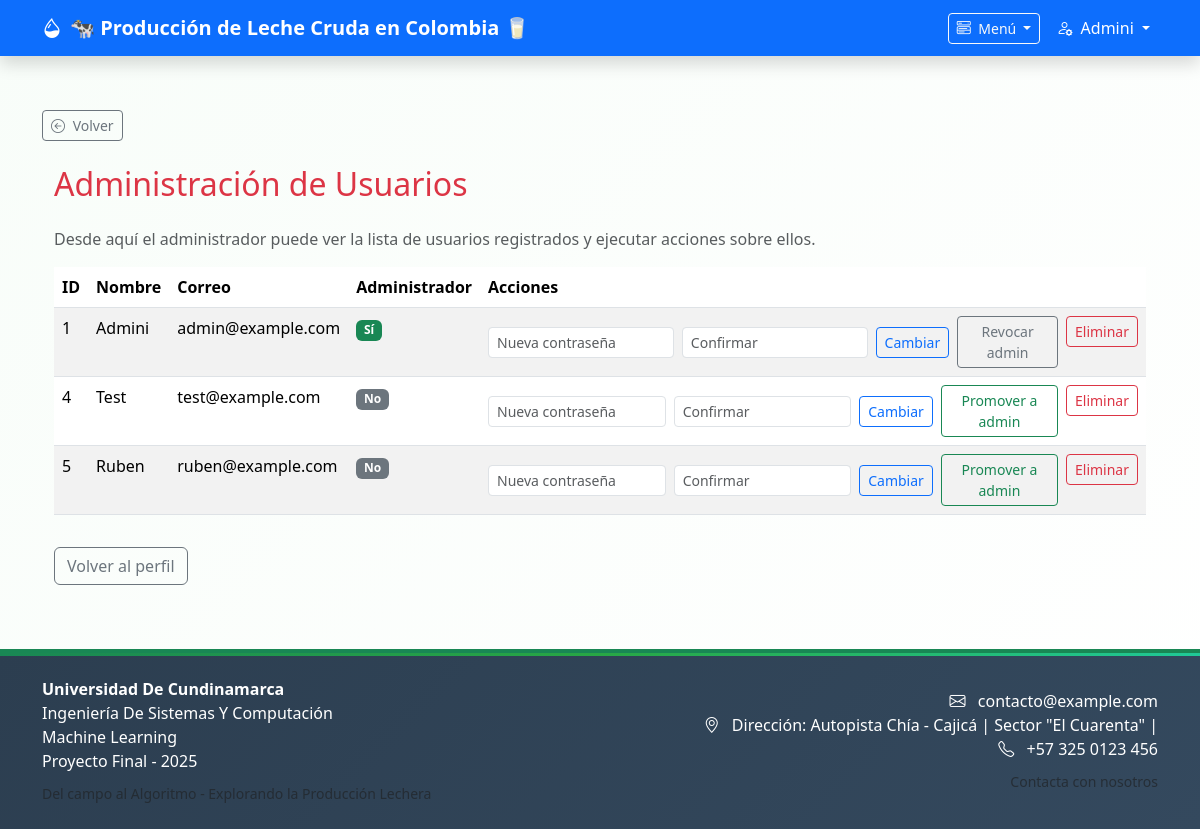
/admin/users (signed in), run on the app's committed database.
### models.py (models this page shows, shortened)
class User(db.Model, UserMixin):
    __tablename__ = 'blog_user'
    """Modelo de usuario.

    Campos principales: id, name, email, password, is_admin.
    Métodos: set_password, check_password, save, y selectores estáticos.
    """
    id = db.Column(db.Integer, primary_key=True)
    name = db.Column(db.String(80), nullable=False)
    email = db.Column(db.String(256), unique=True, nullable=False)
    password = db.Column(db.String(128), nullable=False)
    is_admin = db.Column(db.Boolean, default=False)
    def set_password(self, password):
        """Hashea y almacena la contraseña provista.

        Nota: utiliza `werkzeug.security.generate_password_hash`.
        """
        self.password = generate_password_hash(password)
    def check_password(self, password):
        """Comprueba que `password` coincida con el hash almacenado.

        Devuelve True si coinciden, False en caso contrario.
        """
        return check_password_hash(self.password, password)
    def save(self):
        """Guarda (insert/commit) el objeto en la base de datos.

        Añade el objeto a la sesión si es nuevo y realiza commit. No
        devuelve valor; si falla lanzará excepción del ORM.
        """
        if not self.id:
            db.session.add(self)
        db.session.commit()

### perfil.py (the view)
@perfil_bp.route('/admin/users')
@login_required
def admin_users():
    if not (current_user.email == 'admin@example.com' or getattr(current_user, 'is_admin', False)):
        flash('No tienes permiso para acceder a la administración.', 'danger')
        return redirect(url_for('perfil.perfil'))
    users = User.query.order_by(User.id.asc()).all()
    return render_template('admin_users.html', users=users)

### app.py (called while the page is built, shortened)
@login_manager.user_loader
def load_user(user_id):
    return User.query.get(int(user_id))

@app.before_request
def session_timeout_handler():
    try:
        if 'usuario' not in session and not current_user.is_authenticated:
            return None
    except Exception:
        return None
    last = session.get('last_activity')
    now_ts = datetime.utcnow().timestamp()
    if last:
        elapsed = now_ts - float(last)
    session['last_activity'] = now_ts

### templates/admin_users.html (shortened to what this page needs)
{% extends "base.html" %}
{% block content %}
<div class="container mt-4">
    <h2 class="mb-4 text-danger">Administración de Usuarios</h2>
    <p class="text-muted">Desde aquí el administrador puede ver la lista de usuarios registrados y ejecutar acciones sobre ellos.</p>
    <div class="table-responsive">
        <table class="table table-striped table-hover">
            <thead>
                <tr>
                    <th>ID</th>
                    <th>Nombre</th>
                    <th>Correo</th>
                    <th>Administrador</th>
                    <th>Acciones</th>
                </tr>
            </thead>
            <tbody>
                {% for u in users %}
                <tr>
                    <td>{{ u.id }}</td>
                    <td>{{ u.name }}</td>
                    <td>{{ u.email }}</td>
                    <td>{% if u.is_admin %}<span class="badge bg-success">Sí</span>{% else %}<span class="badge bg-secondary">No</span>{% endif %}</td>
                    <td>
                        <div class="d-flex gap-2">
                            <form method="post" action="{{ url_for('perfil.admin_change_password', uid=u.id) }}" class="d-flex align-items-center">
                                <input type="password" name="new_password" class="form-control form-control-sm me-2" placeholder="Nueva contraseña" required>
                                <input type="password" name="confirm_password" class="form-control form-control-sm me-2" placeholder="Confirmar" required>
                                <button type="submit" class="btn btn-sm btn-outline-primary">Cambiar</button>
                            </form>
                            <form method="post" action="{{ url_for('perfil.admin_toggle_admin', uid=u.id) }}">
                                {% if u.is_admin %}
                                    <button type="submit" class="btn btn-sm btn-outline-secondary" title="Revocar admin">Revocar admin</button>
                                {% else %}
                                    <button type="submit" class="btn btn-sm btn-outline-success" title="Conceder admin">Promover a admin</button>
                                {% endif %}
                            </form>
                            <form method="post" action="{{ url_for('perfil.admin_delete_user', uid=u.id) }}" onsubmit="return confirm('¿Eliminar al usuario {{ u.email }}? Esta acción no se puede deshacer.');">
                                <button type="submit" class="btn btn-sm btn-outline-danger">Eliminar</button>
                            </form>
                        </div>
                    </td>
                </tr>
                {% endfor %}
            </tbody>
        </table>
    </div>
    <a href="{{ url_for('perfil.perfil') }}" class="btn btn-outline-secondary mt-3">Volver al perfil</a>
</div>
{% endblock %}

### templates/base.html (shortened to what this page needs)
<!DOCTYPE html>
<html lang="es">
<head>
    <link href="https://cdn.jsdelivr.net/npm/bootstrap@5.3.2/dist/css/bootstrap.min.css" rel="stylesheet">
    <link rel="stylesheet" href="https://cdn.jsdelivr.net/npm/bootstrap-icons/font/bootstrap-icons.css">
    <link rel="stylesheet" href="{{ url_for('static', filename='style.css') }}">
</head>
<body style="padding-top: 70px;">
    <nav class="navbar navbar-expand-lg navbar-dark bg-primary fixed-top shadow">
        <div class="container">
            <a class="navbar-brand navbar-brand-custom" href="{{ url_for('inicio') }}" data-bs-toggle="tooltip" data-bs-title="Página de inicio">
                <i class="bi bi-droplet-half me-2"></i>🐄 <strong>Producción de Leche Cruda en Colombia</strong> 🥛
            </a>
            <div class="collapse navbar-collapse" id="navbarNav">
                <div class="navbar-nav ms-auto d-flex align-items-center">
                    <div class="nav-item dropdown me-2">
                        <a class="btn btn-outline-light btn-sm dropdown-toggle" href="#" role="button" data-bs-toggle="dropdown" aria-expanded="false">
                            <i class="bi bi-menu-button-wide me-1"></i> Menú
                        </a>
                    </div>
                    {% if 'usuario' in session %}
                        <div class="nav-item dropdown">
                            <a class="nav-link dropdown-toggle text-white" href="#" role="button" data-bs-toggle="dropdown" data-bs-title="Menú de usuario">
                                <i class="bi bi-person-gear me-1"></i> {{ session['usuario'] }}
                            </a>
                        </div>
                    {% endif %}
                </div>
            </div>
        </div>
    </nav>
    <main class="container mt-4 py-3">
        {% if request.path != url_for('inicio') %}
            <div class="mb-3">
                <button type="button" id="btn-volver" class="btn btn-outline-secondary btn-sm">
                    <i class="bi bi-arrow-left-circle me-1"></i> Volver
                </button>
            </div>
        {% endif %}
        {% block content %}{% endblock %}
    </main>
    <footer class="bg-dark text-white py-4 mt-5">
        <div class="container">
            <div class="row align-items-center">
                <div class="col-md-6">
                    <ul class="list-unstyled mb-2">
                        <li><strong>Universidad De Cundinamarca</strong></li>
                        <li>Ingeniería De Sistemas Y Computación</li>
                        <li>Machine Learning</li>
                        <li>Proyecto Final - 2025</li>
                    </ul>
                    <small class="text-muted">Del campo al Algoritmo - Explorando la Producción Lechera</small>
                </div>
                <div class="col-md-6 text-md-end">
                    <ul class="list-unstyled mb-2">
                        <li>
                            <i class="bi bi-envelope me-2"></i>
                            <a href="mailto:contacto@example.com" class="text-white text-decoration-none">
                                contacto@example.com
                            </a>
                        </li>
                        <li>
                            <i class="bi bi-geo-alt me-2"></i>
                            Dirección: Autopista Chía - Cajicá | Sector "El Cuarenta" |
                        </li>
                        <li>
                            <i class="bi bi-telephone me-2"></i>
                            <a href="tel:+573250123456" class="text-white text-decoration-none">
                                +57 325 0123 456
                            </a>
                        </li>
                    </ul>
                    <small class="text-muted">Contacta con nosotros</small>
                </div>
            </div>
        </div>
    </footer>
</body>
</html>

### static/style.css (style rules this page uses)
:root { --verde-principal: #10684b; --verde-secundario: #198754; --verde-claro: #e6f4ea; --verde-pastel: #e9f5ee; --sombra-verde: rgba(16, 104, 75, 0.1); --gris-texto: #444444; }
body { font-family: 'Segoe UI', system-ui, -apple-system, sans-serif; background: linear-gradient(135deg, #f8fdf9 0%, #ffffff 100%); min-height: 100vh; }
footer { border-top: 4px solid var(--verde-secundario); background: linear-gradient(135deg, #2c3e50 0%, #34495e 100%); position: relative; }
footer::before { content: ""; position: absolute; top: 0; left: 0; right: 0; height: 3px; background: linear-gradient(90deg, var(--verde-secundario), #28a745, #20c997); }

### data on the page
User: usuario "Admini", id "1", name "Admini", email "admin@example.com", is_admin "Sí"
User: id "4", name "Test", email "test@example.com", is_admin "No"
User: id "5", name "Ruben", email "ruben@example.com", is_admin "No"
